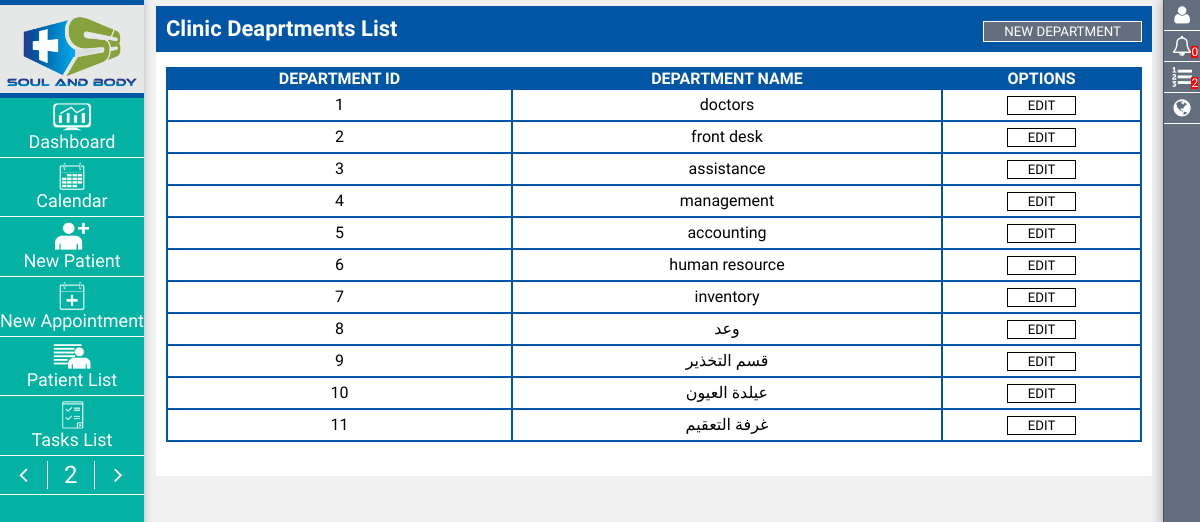
The app's page /dept_list.php (signed in) with its own data.
### tables this page shows
CREATE TABLE `clinics_departments` (
  `clinic_department_id` int(11) NOT NULL,
  `clinic_department_name` varchar(100) NOT NULL DEFAULT 'na',
  `clinic_id` int(11) NOT NULL
);

### bootstrap/lang.php (called while the page is built, shortened)
<?php
switch($lang){
	case 'en':
		$lang_dir = 'ltr';
		break;
	}
function lang($data = '', $trans = '', $is_custom = 0){
	global $lang;
	$result = '';
	if($is_custom == 0){
		$data_ar = explode('_', $data);
		for($i=0;$i<count($data_ar);$i++){
			$result = $result.' '.$data_ar[$i];
			}
	} else {
		if($lang == 'en'){
			$data_ar = explode('_', $data);
			for($i=0;$i<count($data_ar);$i++){
				$result = $result.' '.$data_ar[$i];
			}
		} else {
			$data_ar = explode('_', $trans);
			for($i=0;$i<count($data_ar);$i++){
				$result = $result.' '.$data_ar[$i];
			}
		}
	}
	return $result;
}
?>

### bootstrap/app_config.php (called while the page is built, shortened)
<?php
$lang = 'en';
$cookie_name = "flex_lang";
if( isset($_COOKIE[$cookie_name]) ){
	$lang = $_COOKIE[$cookie_name];
} else {
	$lang = 'en';
}
require_once('lang.php');
?>

### dept_list.php (the view, shortened to what this page needs)
<?php
require_once('bootstrap/app_config.php');
$page_title = lang("Clinic Deaprtments List", 'قائمة اقسام العيادة', 1);
$show_page_title = true;
	$go_to = "index.php";
	if(isset($_SESSION['creator_of_all']) && isset($_SESSION['usr_id']) && isset($_SESSION['clinic_id']) && isset($_SESSION['clinic_short_code'])){
		if(($_SESSION['creator_of_all'] == "allah") && ($_SESSION['usr_id'] == "spro-am-gonna-be-millionere-inshaallah-ksdh-oshsdlfh-874368mecksefk-aehkl")){
?>
<!DOCTYPE html>
<html dir="<?=$lang_dir; ?>" lang="<?=$lang; ?>">
  <head>
    <?php include(main_app_url.'app/assets.php'); ?>
  </head>
	<body>
<?php
	include(main_app_url.'app/header.php');
?>
<?php if($show_page_title == true){ ?>
<section class="page-title">
	<h1><?=lang($page_title); ?></h1>
	<section class="page-options">
		<button type="button" onclick="show_modal('nw_dept');"><?=lang('new_department', 'قسم جديد', 1); ?></button>
	</section>
</section>
<?php } ?>
<section class="panel-holder">
<table>
	<thead>
		<tr>
			<td><?=lang('department_id', 'معرف القسم', 1); ?></td>
			<td><?=lang('department_name', 'اسم القسم', 1); ?></td>
			<td><?=lang('options', 'خيارات', 1); ?></td>
		</tr>
	</thead>
	<tbody>
<?php
$Q = "SELECT * FROM `clinics_departments` WHERE ( (`clinic_id` = ".$_SESSION['clinic_id'].") )";
$QEXE = mysqli_query($KONN, $Q);
$NUM_REC = mysqli_num_rows($QEXE);
if($NUM_REC > 0){
	while($rec = mysqli_fetch_assoc($QEXE)){
?>
		<tr>
			<td><?=$rec['clinic_department_id']; ?></td>
			<td><?=$rec['clinic_department_name']; ?></td>
			<td>
				<button type="button" onclick="edit_department(<?=$rec['clinic_department_id']; ?>);"><?=lang('edit', 'تحرير', 1); ?></button>
			</td>
		</tr>
<?php
	}
} else {
?>
	<tr>
		<td colspan="3"><?=lang('No_Data_Found', 'لا توجد بيانات', 1); ?></td>
	</tr>
<?php
}
?>
	</tbody>
</table>
</section>
<br>
<?php
	include(main_app_url.'app/footer.php');
?>
	</body>
</html>
<?php
			} else {
			header('location:'.$go_to.'?fail=444');
			}
	} else {
			header('location:'.$go_to.'?fail=333');
	}
?>

### assets/styles/pc.css (style rules this page uses)
:root { --color-grey: #E6E8E7; }
:root { --color-red: #DA4D4E; }
:root { --color-grey-light: #F0F0F0; }
:root { --color-grey-dark: #636F7F; }
:root { --color-black: #000000; }
:root { --color-white: #FFF; }
:root { --color-main: #0055A5; }
:root { --color-main-light: #7D99F8; }
:root { --color-01: #03B2A2; }
:root { --color-border: rgba(0,0,0,0.2); }
:root { --border-rad: 3px; }
:root { --shadow-val: 1px 0px 7px var(--color-border); }
body { width:100%; margin:0 auto; min-width: 800px; max-width: 1500px; font-size:100%; font-family: 'Saira Condensed'; overflow-x: hidden; overflow-y: scroll; background: var(--color-grey-light); }
* { transition: all 0.3s; margin:0; padding:0; }
button { font-family:inherit; padding: 0.5% 20px; text-transform: uppercase; cursor: pointer; background: var(--color-white); border: 1px solid; }
.page-title { width: 100%; background: var(--color-main); color: var(--color-white); text-align: center; }
.page-title h1 { padding: 1%; text-transform: capitalize; font-size: 22px; text-align: left; width: 47%; float: left; }
.page-title .page-options { padding: 1%; text-transform: capitalize; font-size: 22px; text-align: right; width: 40%; float: right; }
.page-options button { background: var(--color-grey-dark); color: var(--color-white); border: 1px solid; }
.panel-holder { text-align: center; margin: 0 auto; width: 100%; }
table { width: 98%; margin: 15px auto; background: var(--color-main); }
table thead { background: var(--color-main); color: var(--color-white); font-weight: 600; text-transform: uppercase; }
table tbody { background: var(--color-white); color: var(--color-black); }
table tbody tr td { padding: 5px 0; }

### assets/styles/mob.css (style rules this page uses)
:root { --color-grey: #E6E8E7; }
:root { --color-red: #DA4D4E; }
:root { --color-grey-light: #F0F0F0; }
:root { --color-grey-dark: #636F7F; }
:root { --color-black: #000000; }
:root { --color-white: #FFF; }
:root { --color-main: #0055A5; }
:root { --color-main-light: #7D99F8; }
:root { --color-01: #03B2A2; }
:root { --color-border: rgba(0,0,0,0.2); }
:root { --border-rad: 3px; }
:root { --shadow-val: 1px 0px 7px var(--color-border); }
body { width:100%; margin:0 auto; min-width:50px; max-width:499px; font-size:100%; font-family: 'Saira Condensed'; overflow-x: hidden; overflow-y: scroll; background: var(--color-grey-light); }
.page-title { padding: 2%; }
.panel-holder { text-align: center; margin: 0 auto; width: 100%; }
.page-title { width: 96%; background: var(--color-main); color: var(--color-white); text-align: center; }
table { width: 96%; margin: 5px auto; background: var(--color-main); overflow: auto; font-size: 12px; }
table thead { background: var(--color-main); color: var(--color-white); font-weight: 600; text-transform: uppercase; }
table tbody { background: var(--color-white); color: var(--color-black); }
table tbody tr td { padding: 2px 0; }
table tbody button { line-height: 1; font-size: 10px; margin: 0 auto; width: 98%; padding: 3px 0; }
.page-title h1 { padding: 1%; text-transform: capitalize; font-size: 22px; text-align: left; width: 80%; float: left; }
.page-title .page-options { padding: 1%; text-transform: capitalize; font-size: 22px; text-align: right; width: 96%; float: none; text-align: center; }
.page-options button { background: var(--color-grey-dark); color: var(--color-white); border: 1px solid; }

### assets/styles/tablet.css (style rules this page uses)
body { width:100%; min-width:500px; max-width:799px; margin:1% 1%; font-family: 'calibri', sans-serif; overflow-x:hidden; background:url('../images/bg1.jpg') no-repeat; }
* { transition:all 0.6s ease; margin:0; padding:0; }

### records on screen
clinics_departments: clinic_department_id "1", clinic_department_name "doctors"
clinics_departments: clinic_department_id "2", clinic_department_name "front desk"
clinics_departments: clinic_department_id "3", clinic_department_name "assistance"
clinics_departments: clinic_department_id "4", clinic_department_name "management"
clinics_departments: clinic_department_id "5", clinic_department_name "accounting"
clinics_departments: clinic_department_id "6", clinic_department_name "human resource"
clinics_departments: clinic_department_id "7", clinic_department_name "inventory"
clinics_departments: clinic_department_id "8", clinic_department_name "وعد"
clinics_departments: clinic_department_id "9", clinic_department_name "قسم التخذير"
clinics_departments: clinic_department_id "10", clinic_department_name "عيلدة العيون"
clinics_departments: clinic_department_id "11", clinic_department_name "غرفة التعقيم"

### other values on screen
lang('Dashboard', 'اللوحة الرئيسية', 1) "Dashboard"
lang('calendar', 'المواعيد', 1) "Calendar"
lang('new_Patient', 'مريض جديد', 1) "New Patient"
lang('new_Appointment', 'موعد جديد', 1) "New Appointment"
lang('Patient_list', 'قائمة المرضى', 1) "Patient List"
lang('tasks_list', 'قائمة المهمات', 1) "Tasks List"
$notifications_unseen "0"
$tasks_counts "2"
lang($page_title) "Clinic Deaprtments List"
lang('new_department', 'قسم جديد', 1) "NEW DEPARTMENT"
lang('department_id', 'معرف القسم', 1) "DEPARTMENT ID"
lang('department_name', 'اسم القسم', 1) "DEPARTMENT NAME"
lang('options', 'خيارات', 1) "OPTIONS"
